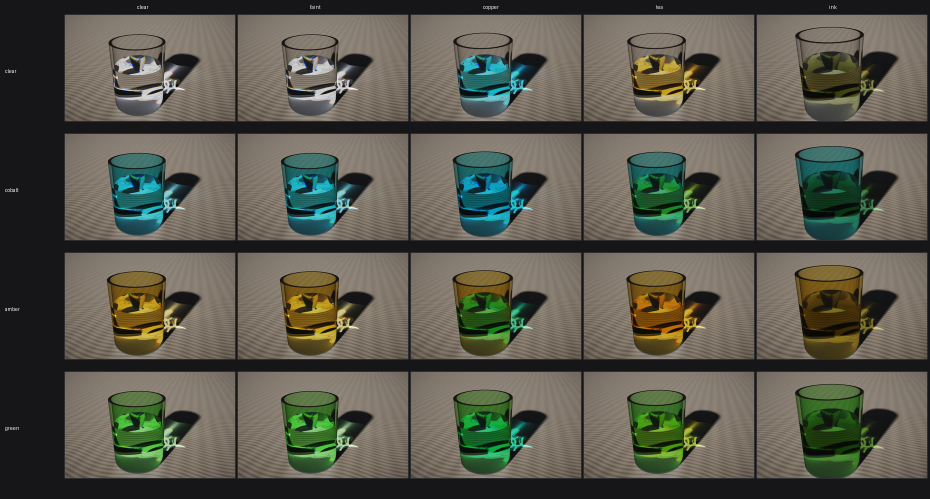
#> input picture docs/media/colour_media_grid.png, 1860 x 998 px, given in place of hero_ours.png, which was not available (shown at 1/2 size)
$ python -i make_presentation_figure.py   (imports and definitions only)
#> lines starting #> are read from the running program, lines starting #| are printed output that depends on the picture
"""make_presentation_figure.py -- presentation sheets, honestly labelled.

Emits two files in out/presentation/:

  comparison.png  A/C  Cycles    -- sunlit dragon | designed fringe rig
                  B/D  ours      -- same two scenes
    The dragon row is the realistic comparison (same camera, 16 rays/texel
    bake). The fringe row is the rig built to make fringes visible: operational
    0.123 mm width, 18x the canonical 6.8 um (EVIDENCE 14.5f), labelled as such.

  airy_profile.png  the canonical Airy band (d = 6.77 um, first zero 15.84 um)
    against the geometric divergence, with the solar wash-out stated. This is
    the quantitative claim: bounded at the fold, fringes where resolvable.

Run:  python tools/make_presentation_figure.py
"""
import os

import matplotlib
# [1 line not run here, left out]
import matplotlib.pyplot as plt
import numpy as np
from matplotlib.gridspec import GridSpec
from PIL import Image
from scipy.special import airy

ROOT = os.path.dirname(os.path.dirname(os.path.abspath(__file__)))
DS = os.path.join(ROOT, "out", "dragon_suite")
OUT = os.path.join(ROOT, "out", "presentation")

CYCLES = os.path.join(DS, "cycles_fresh.png")      # fresh render, MNEE, 4096 spp, no denoise
OURS = os.path.join(DS, "ours_mult4_noglow.png")   # fresh bake, 16 rays/texel, no glow
if not os.path.exists(CYCLES):
    CYCLES = os.path.join(DS, "cycles_native_2560.png")
if not os.path.exists(OURS):
    OURS = os.path.join(DS, "addon_ours_2560_mult4.png")
if not os.path.exists(OURS):
    OURS = os.path.join(DS, "addon_ours_2560_physical.png")
MEDIA = os.path.join(ROOT, "docs", "media")
HERO_C = os.path.join(ROOT, "out", "hero_cycles.png")
HERO_O = os.path.join(ROOT, "out", "hero_ours.png")

D_UM = 6.77            # canonical fringe width scale, Eq. 14 at 550 nm
FIRST_ZERO_UM = 15.84  # 2.3381 * D_UM


def caustic_box(path, size=760):
    """Crop box centred on the brightest table region (same box for both engines)."""
#> called with path = 'out/hero_ours.png', size = 760
    im = Image.open(path).convert("RGB")
#> im is the input picture: PIL image 1860x998 RGB; mean R, G, B 89.2, 88.4, 76.6
    a = np.asarray(im, dtype=np.float32).mean(2)
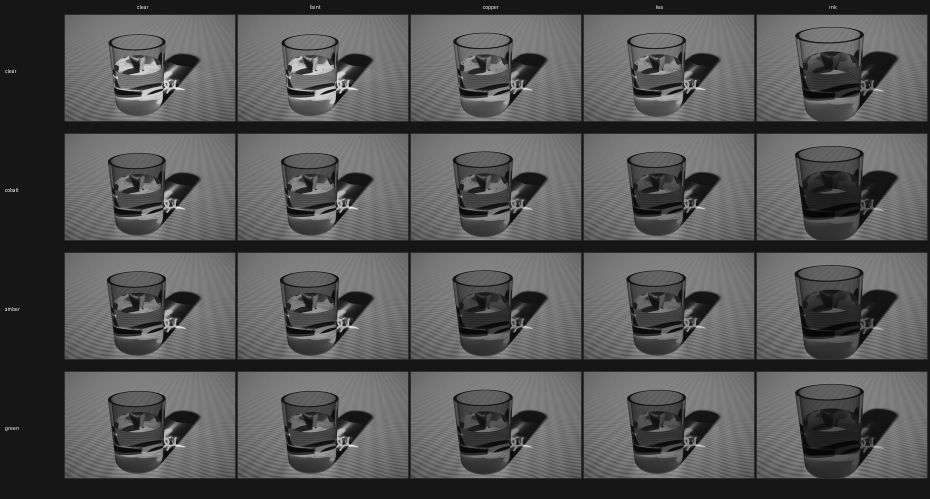
#> a: shape (998, 1860) float32 (shown at 1/2 size); min 1, max 253, mean 84.8
    a[: int(a.shape[0] * 0.30)] = 0.0          # skip the glass/rim highlights
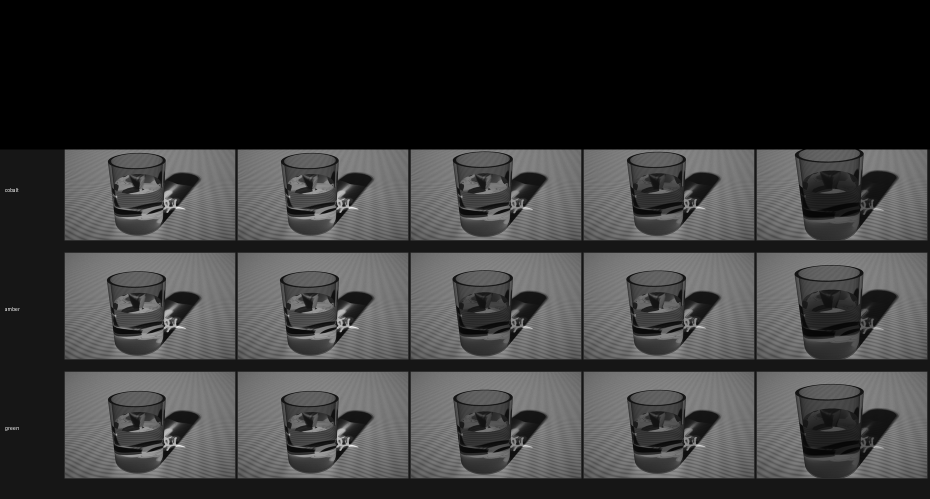
#> a: shape (998, 1860) float32 (shown at 1/2 size); min 0, max 244.3, mean 58.4
    k = 24
    h, w = a.shape[0] // k * k, a.shape[1] // k * k
#> h = 984; w = 1848
    t = a[:h, :w].reshape(h // k, k, w // k, k).mean(axis=(1, 3))
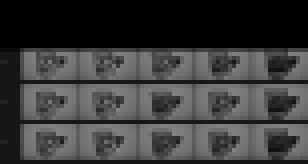
#> t: shape (41, 77) float32 (shown 4 times larger); min 0, max 132.4, mean 59.1
    r, c = np.unravel_index(int(np.argmax(t)), t.shape)
#> r = 37; c = 29
    cy, cx = (r + 0.5) * k, (c + 0.5) * k
#> cy = 900; cx = 708
    half = size // 2
    x0 = int(min(max(cx - half, 0), im.width - size))
#> x0 = 328
    y0 = int(min(max(cy - half, 0), im.height - size))
#> y0 = 238
    return (x0, y0, x0 + size, y0 + size)


def sheet_comparison(path):
    box = caustic_box(HERO_O)
#> box = (328, 238, 1088, 998)
    fig = plt.figure(figsize=(15, 12.6), dpi=150)
    gs = GridSpec(2, 2, hspace=0.16, wspace=0.04,
                  left=0.02, right=0.98, top=0.94, bottom=0.09)
    panels = [
        (gs[0, 0], CYCLES, "Cycles  —  sunlit dragon scene"),
        (gs[0, 1], OURS, "Ours  —  baked wave-corrected field, 16 rays/texel"),
        (gs[1, 0], HERO_C, "Cycles  —  designed fringe rig"),
        (gs[1, 1], HERO_O, "Ours  —  same rig, wave-corrected"),
    ]
    for spec, src, title in panels:
        ax = fig.add_subplot(spec)
        im = Image.open(src).convert("RGB")
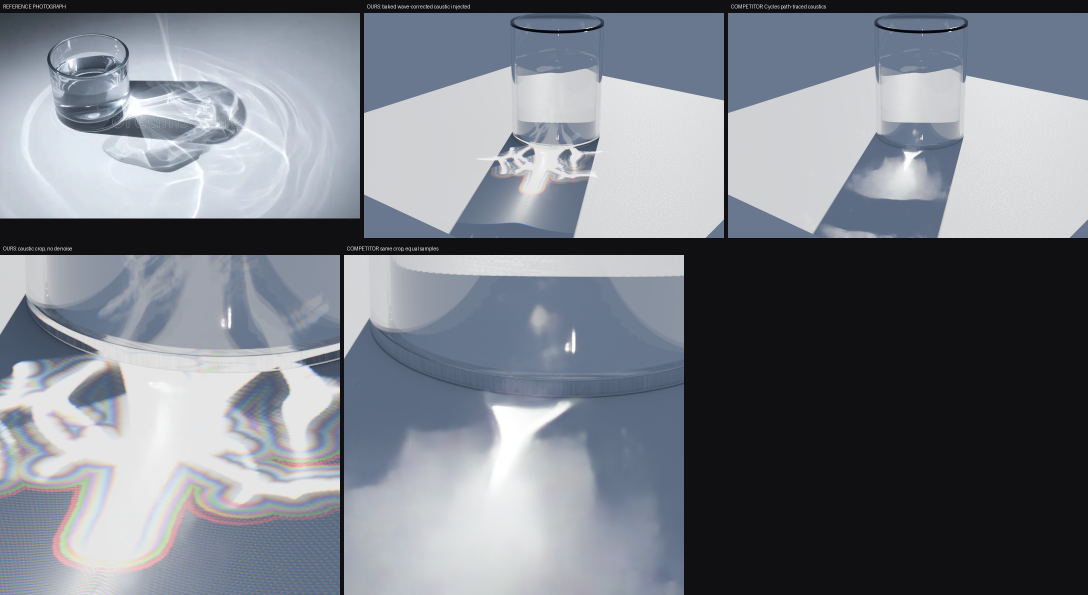
#> input picture docs/media/comparison_ours_vs_cycles.png, 2176 x 1190 px, given in place of cycles_native_2560.png, which was not available (shown at 1/2 size)
#> im is the input picture: PIL image 2176x1190 RGB; mean R, G, B 121.8, 126.8, 135.3
        ax.imshow(im.crop(box) if "hero" in src else im)
        ax.axis("off")
        ax.set_title(title, loc="left", fontsize=13, pad=6)

    fig.text(0.02, 0.035,
             "Top row — the same scene and camera, both post-free (AgX; no glow; "
             "no denoiser on Cycles, OIDN on ours). No fringe pattern is shown or "
             "claimed: at 550 nm the spacing is 6.77 µm and a 0.53° sun blurs 925 µm "
             "(136x).\n"
             "Bottom row — a rig designed for visibility: operational 0.123 mm width, "
             "18x the canonical 6.8 µm, so the fringe count is not physical (EVIDENCE "
             "14.5f).",
             fontsize=10.5, color="0.25", va="bottom")
    os.makedirs(MEDIA, exist_ok=True)
    media_path = os.path.join(MEDIA, "dragon_vs_cycles_fresh.png")
    fig.savefig(media_path, bbox_inches="tight", facecolor="white")
    fig.savefig(path, bbox_inches="tight", facecolor="white")
    print("WROTE", media_path)
    print("WROTE", path)


def sheet_profile(path):
    x = np.linspace(-2.0, 26.0, 4000)
    wave = np.abs(airy(-x / D_UM)[0]) ** 2
    wave /= wave.max()
    geom = np.zeros_like(x)
    pos = x > 0
    geom[pos] = 1.0 / np.sqrt(x[pos])
    band = (x > 0) & (x < 26)
    geom *= wave[band].sum() / max(geom[band].sum(), 1e-12)

    fig, ax = plt.subplots(figsize=(11, 5), dpi=150)
    ax.plot(x, geom, color="#b03030", lw=1.6, ls="--",
            label="geometric optics (path tracer): divergent at the fold")
    ax.plot(x, wave, color="#1f4e9c", lw=2.6,
            label="wave-corrected: $|\\mathrm{Ai}(-x/d)|^2$, bounded, $d$ = 6.77 µm")
    ax.axvline(0, color="0.6", lw=0.8)
    for k, lab in ((D_UM, "$d$ = 6.77 µm"), (FIRST_ZERO_UM, "first zero 15.84 µm")):
        ax.axvline(k, color="0.75", lw=0.8, ls=":")
        ax.text(k + 0.3, 0.88, lab, rotation=90, va="top", fontsize=9, color="0.45")
    ax.set_xlim(-2, 26)
    ax.set_ylim(0, 1.05)
    ax.set_xlabel("distance from the fold (µm)")
    ax.set_ylabel("normalised irradiance")
    ax.set_title("Canonical Airy band at 550 nm: bounded at the fold, "
                 "fringes only where the source is coherent enough", loc="left", fontsize=12)
    ax.legend(loc="upper right", frameon=False)
    ax.grid(alpha=0.15)
    fig.text(0.5, -0.02,
             "Flux-matched over the plotted band. Under a 0.53° sun this structure is "
             "washed out (925 µm blur, 136x the spacing); it is shown at micro-scale.",
             ha="center", fontsize=9, color="0.3")
    fig.savefig(path, bbox_inches="tight", facecolor="white")
    print("WROTE", path)


def main():
    os.makedirs(OUT, exist_ok=True)
    for p in (CYCLES, OURS, HERO_C, HERO_O):
        if not os.path.exists(p):
            raise SystemExit(f"missing panel: {p}")
    sheet_comparison(os.path.join(OUT, "comparison.png"))
    sheet_profile(os.path.join(OUT, "airy_profile.png"))


# [2 lines not run here, left out]

#> (the run stopped early here; a loop or call above may not have finished)
